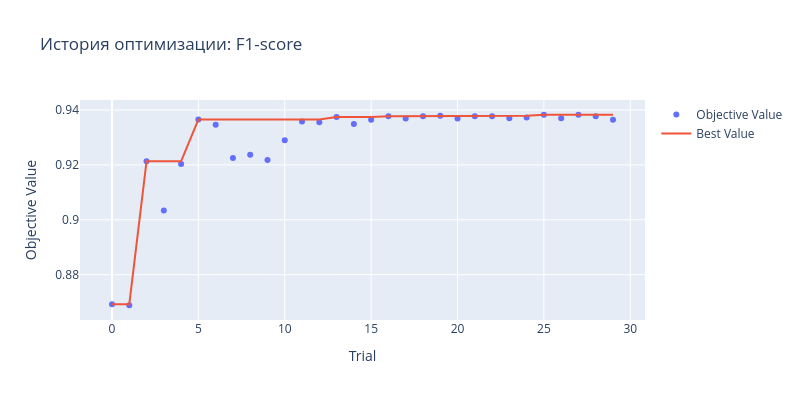
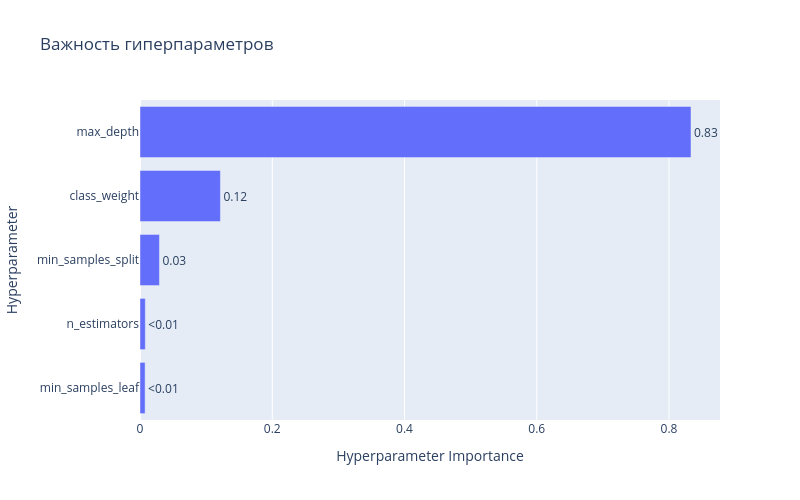
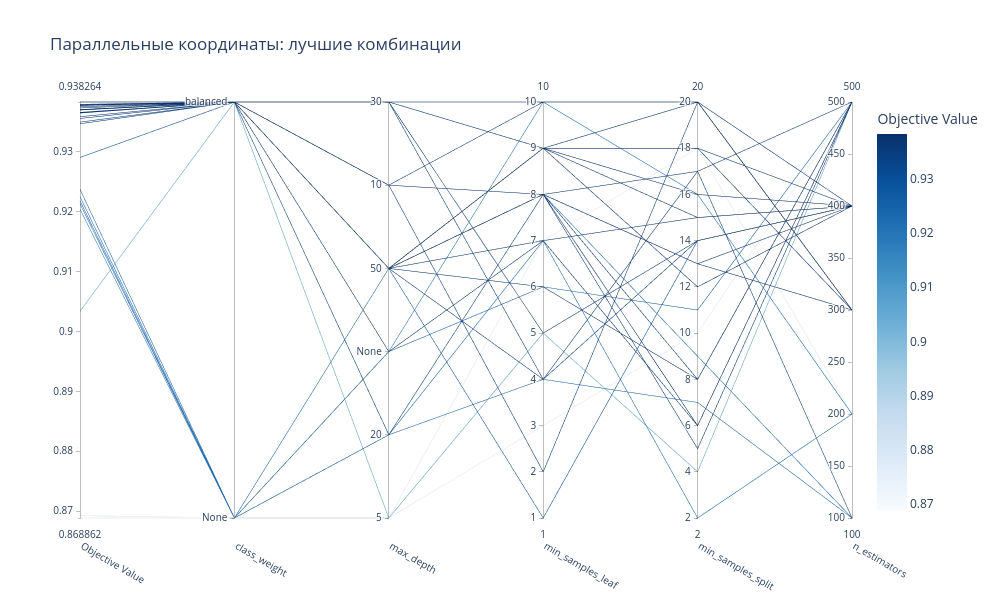

Notebook source saved alongside these figures, in order:
### Code cell
# 1. История оптимизации
fig1 = vis.plot_optimization_history(study)
fig1.update_layout(title="История оптимизации: F1-score", width=800, height=400)
fig1.show()

# 2. Важность параметров (какие гиперпараметры влияют на качество)
fig2 = vis.plot_param_importances(study)
fig2.update_layout(title="Важность гиперпараметров", width=800, height=500)
fig2.show()

# 4. Параллельные координаты (только с нужными параметрами)
fig3 = vis.plot_parallel_coordinate(
    study
)
fig3.update_layout(title="Параллельные координаты: лучшие комбинации", width=1000, height=600)
fig3.show()

### Figure 1 — Plotly figure (JSON) as saved in the notebook; plotly's stock layout.template omitted (floating-point values rounded to 4 significant figures)
{"data": [{"mode": "markers", "name": "Objective Value", "type": "scatter", "x": [0, 1, 2, 3, 4, 5, 6, 7, 8, 9, 10, 11, 12, 13, 14, 15, 16, 17, 18, 19, 20, 21, 22, 23, 24, 25, 26, 27, 28, 29], "y": [0.8693, 0.8689, 0.9213, 0.9034, 0.9204, 0.9365, 0.9346, 0.9225, 0.9237, 0.9218, 0.929, 0.9358, 0.9355, 0.9375, 0.9349, 0.9365, 0.9378, 0.9369, 0.9378, 0.9379, 0.9369, 0.9378, 0.9378, 0.937, 0.9373, 0.9383, 0.937, 0.9383, 0.9377, 0.9364]}, {"mode": "lines", "name": "Best Value", "type": "scatter", "x": [0, 1, 2, 3, 4, 5, 6, 7, 8, 9, 10, 11, 12, 13, 14, 15, 16, 17, 18, 19, 20, 21, 22, 23, 24, 25, 26, 27, 28, 29], "y": [0.8693, 0.8693, 0.9213, 0.9213, 0.9213, 0.9365, 0.9365, 0.9365, 0.9365, 0.9365, 0.9365, 0.9365, 0.9365, 0.9375, 0.9375, 0.9375, 0.9378, 0.9378, 0.9378, 0.9379, 0.9379, 0.9379, 0.9379, 0.9379, 0.9379, 0.9383, 0.9383, 0.9383, 0.9383, 0.9383]}, {"marker": {"color": "#cccccc"}, "mode": "markers", "name": "Infeasible Trial", "showlegend": false, "type": "scatter", "x": [], "y": []}], "layout": {"height": 400, "title": {"text": "История оптимизации: F1-score"}, "width": 800, "xaxis": {"title": {"text": "Trial"}}, "yaxis": {"title": {"text": "Objective Value"}}}}

### Figure 2 — Plotly figure (JSON) as saved in the notebook; plotly's stock layout.template omitted (floating-point values rounded to 4 significant figures)
{"data": [{"cliponaxis": false, "hovertemplate": ["min_samples_leaf (IntDistribution): 0.007705351617581653<extra></extra>", "n_estimators (IntDistribution): 0.008051582054828216<extra></extra>", "min_samples_split (IntDistribution): 0.029417370795945072<extra></extra>", "class_weight (CategoricalDistribution): 0.1215858752053562<extra></extra>", "max_depth (CategoricalDistribution): 0.8332398203262888<extra></extra>"], "name": "Objective Value", "orientation": "h", "text": ["<0.01", "<0.01", "0.03", "0.12", "0.83"], "textposition": "outside", "type": "bar", "x": [0.007705, 0.008052, 0.02942, 0.1216, 0.8332], "y": ["min_samples_leaf", "n_estimators", "min_samples_split", "class_weight", "max_depth"]}], "layout": {"height": 500, "title": {"text": "Важность гиперпараметров"}, "width": 800, "xaxis": {"title": {"text": "Hyperparameter Importance"}}, "yaxis": {"title": {"text": "Hyperparameter"}}}}

### Figure 3 — Plotly figure (JSON) as saved in the notebook; plotly's stock layout.template omitted (floating-point values rounded to 4 significant figures)
{"data": [{"dimensions": [{"label": "Objective Value", "range": [0.8689, 0.9383], "values": [0.8693, 0.8689, 0.9213, 0.9034, 0.9204, 0.9365, 0.9346, 0.9225, 0.9237, 0.9218, 0.929, 0.9358, 0.9355, 0.9375, 0.9349, 0.9365, 0.9378, 0.9369, 0.9378, 0.9379, 0.9369, 0.9378, 0.9378, 0.937, 0.9373, 0.9383, 0.937, 0.9383, 0.9377, 0.9364]}, {"label": "class_weight", "range": [0, 1], "ticktext": ["None", "balanced"], "tickvals": [0, 1], "values": [0, 0, 0, 1, 0, 1, 1, 0, 0, 0, 1, 1, 1, 1, 1, 1, 1, 1, 1, 1, 1, 1, 1, 1, 1, 1, 1, 1, 1, 1]}, {"label": "max_depth", "range": [0, 5], "ticktext": ["5", "20", "None", "50", "10", "30"], "tickvals": [0, 1, 2, 3, 4, 5], "values": [0, 0, 1, 0, 2, 3, 1, 1, 2, 3, 3, 4, 4, 5, 5, 5, 3, 5, 3, 3, 3, 3, 3, 3, 3, 3, 3, 3, 2, 4]}, {"label": "min_samples_leaf", "range": [1, 10], "values": [7, 3, 7, 5, 10, 4, 8, 4, 6, 8, 1, 10, 2, 10, 4, 5, 9, 9, 9, 8, 8, 9, 9, 7, 9, 8, 6, 8, 7, 8]}, {"label": "min_samples_split", "range": [2, 20], "values": [18, 10, 2, 4, 16, 17, 17, 7, 11, 9, 14, 20, 20, 20, 14, 14, 18, 20, 15, 13, 13, 12, 16, 15, 18, 8, 8, 6, 6, 5]}, {"label": "n_estimators", "range": [100, 500], "values": [200, 500, 200, 500, 200, 500, 100, 100, 500, 100, 400, 300, 300, 400, 400, 400, 400, 300, 400, 400, 300, 400, 400, 400, 300, 500, 500, 500, 500, 500]}], "labelangle": 30, "labelside": "bottom", "line": {"color": [0.8693, 0.8689, 0.9213, 0.9034, 0.9204, 0.9365, 0.9346, 0.9225, 0.9237, 0.9218, 0.929, 0.9358, 0.9355, 0.9375, 0.9349, 0.9365, 0.9378, 0.9369, 0.9378, 0.9379, 0.9369, 0.9378, 0.9378, 0.937, 0.9373, 0.9383, 0.937, 0.9383, 0.9377, 0.9364], "colorbar": {"title": {"text": "Objective Value"}}, "colorscale": [[0, "rgb(247,251,255)"], [0.125, "rgb(222,235,247)"], [0.25, "rgb(198,219,239)"], [0.375, "rgb(158,202,225)"], [0.5, "rgb(107,174,214)"], [0.625, "rgb(66,146,198)"], [0.75, "rgb(33,113,181)"], [0.875, "rgb(8,81,156)"], [1, "rgb(8,48,107)"]], "reversescale": false, "showscale": true}, "type": "parcoords"}], "layout": {"height": 600, "title": {"text": "Параллельные координаты: лучшие комбинации"}, "width": 1000}}
